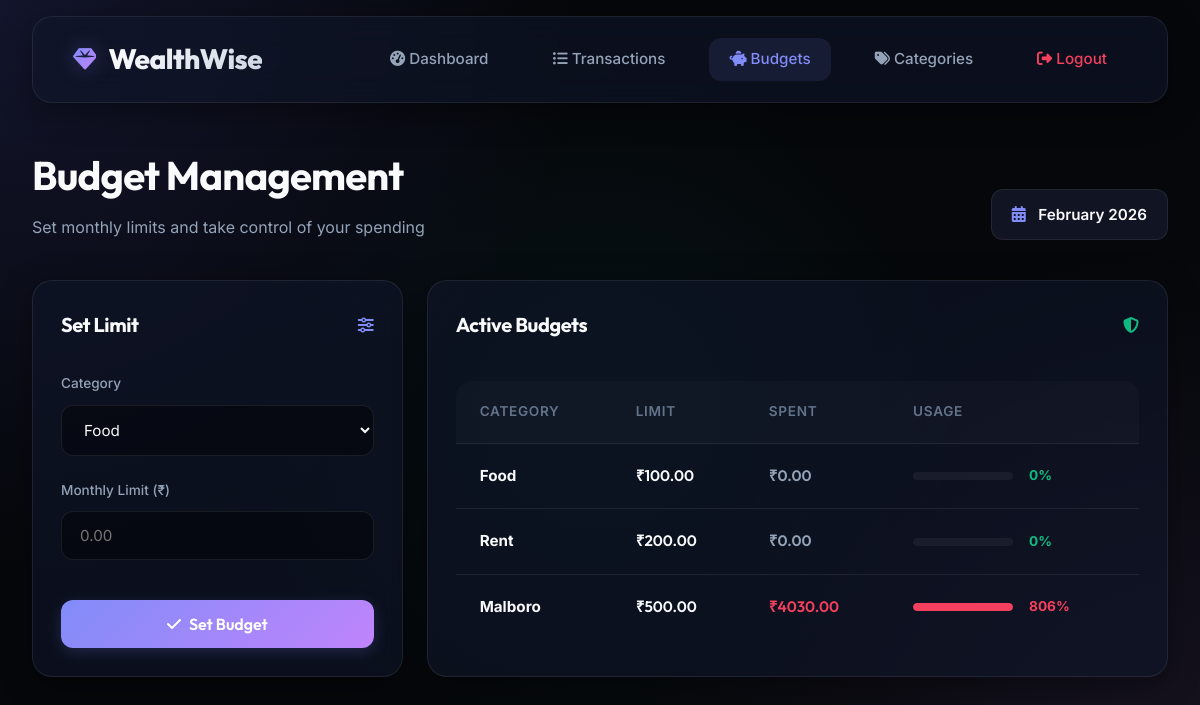
/budgets (signed in), run on the app's committed database.
### models.py (models this page shows)
class Budget(db.Model):
    id = db.Column(db.Integer, primary_key=True)
    category_id = db.Column(db.Integer, db.ForeignKey('category.id'), nullable=False)
    amount = db.Column(db.Float, nullable=False)
    month = db.Column(db.Integer, nullable=False) # 1-12
    year = db.Column(db.Integer, nullable=False)
    user_id = db.Column(db.Integer, db.ForeignKey('user.id'), nullable=False)
    @property
    def current_spending(self):
        start_date = datetime(self.year, self.month, 1)
        if self.month == 12:
            end_date = datetime(self.year + 1, 1, 1)
        else:
            end_date = datetime(self.year, self.month + 1, 1)
        total = db.session.query(db.func.sum(Transaction.amount)).filter(
            Transaction.category_id == self.category_id,
            Transaction.date >= start_date,
            Transaction.date < end_date
        ).scalar() or 0.0
        return total

class Category(db.Model):
    id = db.Column(db.Integer, primary_key=True)
    name = db.Column(db.String(50), nullable=False)
    type = db.Column(db.String(10), nullable=False) # 'income' or 'expense'
    user_id = db.Column(db.Integer, db.ForeignKey('user.id'), nullable=False)
    transactions = db.relationship('Transaction', backref='category', lazy=True)
    budgets = db.relationship('Budget', backref='category', lazy=True)

### app.py (the view, shortened to what this page needs)
@app.route('/budgets', methods=['GET', 'POST'])
@login_required
def budgets():
    now = datetime.now()
    all_budgets = Budget.query.filter_by(user_id=current_user.id, month=now.month, year=now.year).all()
    expense_categories = Category.query.filter_by(user_id=current_user.id, type='expense').all()
    return render_template('budgets.html', budgets=all_budgets, categories=expense_categories, now=now)

### app.py (called while the page is built)
@login_manager.user_loader
def load_user(user_id):
    return User.query.get(int(user_id))

### templates/budgets.html (shortened to what this page needs)
{% extends "base.html" %}
{% block content %}
<div class="animate"
    style="margin-bottom: 2.5rem; display: flex; justify-content: space-between; align-items: flex-end;">
    <div>
        <h1 style="font-size: 2.5rem; margin-bottom: 0.5rem;">Budget Management</h1>
        <p style="color: var(--text-secondary);">Set monthly limits and take control of your spending</p>
    </div>
    <div
        style="background: rgba(129, 140, 248, 0.1); padding: 0.75rem 1.25rem; border-radius: 12px; border: 1px solid var(--border);">
        <i class="fas fa-calendar-alt" style="color: var(--primary); margin-right: 0.5rem;"></i>
        <span style="font-weight: 600; font-size: 0.95rem;">{{ now.strftime('%B %Y') if now else 'Current Month'
            }}</span>
    </div>
</div>
<div class="grid" style="grid-template-columns: 1fr 2fr;">
    <div class="glass animate stagger-1" style="padding: 1.75rem; align-self: start;">
        <div style="display: flex; justify-content: space-between; align-items: center; margin-bottom: 2rem;">
            <h3 style="font-size: 1.25rem;">Set Limit</h3>
            <i class="fas fa-sliders" style="color: var(--primary);"></i>
        </div>
        <form method="POST">
            <div class="form-group">
                <label>Category</label>
                <select name="category_id" required>
                    {% for cat in categories %}
                    <option value="{{ cat.id }}">{{ cat.name }}</option>
                    {% endfor %}
                </select>
            </div>
            <div class="form-group">
                <label>Monthly Limit (₹)</label>
                <input type="number" step="0.01" name="amount" required placeholder="0.00">
            </div>
            <button type="submit" style="width: 100%; margin-top: 1rem;">
                <i class="fas fa-check"></i> Set Budget
            </button>
        </form>
    </div>
    <div class="glass animate stagger-2" style="padding: 1.75rem;">
        <div style="display: flex; justify-content: space-between; align-items: center; margin-bottom: 2.5rem;">
            <h3 style="font-size: 1.25rem;">Active Budgets</h3>
            <i class="fas fa-shield-halved" style="color: var(--success);"></i>
        </div>
        <div class="table-container">
            <table>
                <thead>
                    <tr>
                        <th>Category</th>
                        <th>Limit</th>
                        <th>Spent</th>
                        <th>Usage</th>
                    </tr>
                </thead>
                <tbody>
                    {% for budget in budgets %}
                    {% set spending = budget.current_spending %}
                    {% set percent = (spending / budget.amount * 100) if budget.amount > 0 else 0 %}
                    <tr>
                        <td><strong style="color: var(--text-primary);">{{ budget.category.name }}</strong></td>
                        <td style="font-family: 'Outfit'; font-weight: 600;">₹{{ "%.2f"|format(budget.amount) }}</td>
                        <td
                            style="font-family: 'Outfit'; font-weight: 600; color: {% if percent > 100 %}var(--expense){% else %}var(--text-secondary){% endif %};">
                            ₹{{ "%.2f"|format(spending) }}
                        </td>
                        <td>
                            <div style="display: flex; align-items: center; gap: 1rem;">
                                <div class="progress-bar" style="width: 100px; flex-shrink: 0;">
                                    <div class="progress-fill"
                                        style="width: {{ [percent, 100]|min }}%; background: {% if percent > 100 %}var(--expense){% elif percent > 85 %}var(--warning){% else %}var(--success){% endif %};">
                                    </div>
                                </div>
                                <span
                                    style="font-size: 0.85rem; font-weight: 700; color: {% if percent > 100 %}var(--expense){% elif percent > 85 %}var(--warning){% else %}var(--success){% endif %};">
                                    {{ "%.0f"|format(percent) }}%
                                </span>
                            </div>
                        </td>
                    </tr>
                    {% endfor %}
                </tbody>
            </table>
        </div>
    </div>
</div>
{% endblock %}

### static/css/style.css (style rules this page uses)
:root { color-scheme: dark; --bg-dark: #05070a; --bg-accent: #0f172a; --surface: rgba(15, 23, 42, 0.6); --surface-light: rgba(30, 41, 59, 0.5); --border: rgba(255, 255, 255, 0.08); --border-hover: rgba(255, 255, 255, 0.15); --primary: #818cf8; --primary-glow: rgba(129, 140, 248, 0.3); --secondary: #c084fc; --accent: #22d3ee; --success: #10b981; --expense: #f43f5e; --warning: #f59e0b; --text-primary: #f8fafc; --text-secondary: #94a3b8; --text-dim: #64748b; --shadow-sm: 0 4px 6px -1px rgba(0, 0, 0, 0.1); --shadow-md: 0 10px 15px -3px rgba(0, 0, 0, 0.2); --shadow-lg: 0 20px 25px -5px rgba(0, 0, 0, 0.3); --glass-shadow: 0 8px 32px 0 rgba(0, 0, 0, 0.4); --transition-fast: 0.2s cubic-bezier(0.4, 0, 0.2, 1); --transition-base: 0.3s cubic-bezier(0.4, 0, 0.2, 1); }
* { margin: 0; padding: 0; box-sizing: border-box; scrollbar-width: thin; scrollbar-color: var(--border) transparent; }
body { font-family: 'Inter', sans-serif; background-color: var(--bg-dark); background-image: radial-gradient(circle at 0% 0%, rgba(99, 102, 241, 0.15) 0%, transparent 40%), radial-gradient(circle at 100% 100%, rgba(192, 132, 252, 0.1) 0%, transparent 40%), radial-gradient(circle at 50% 50%, rgba(34, 211, 238, 0.05) 0%, transparent 50%); background-attachment: fixed; color: var(--text-primary); min-height: 100vh; line-height: 1.6; overflow-x: hidden; }
h1, h2, h3, h4, .logo { font-family: 'Outfit', sans-serif; letter-spacing: -0.02em; }
.glass { background: var(--surface); backdrop-filter: blur(16px); -webkit-backdrop-filter: blur(16px); border: 1px solid var(--border); border-radius: 20px; box-shadow: var(--glass-shadow); transition: var(--transition-base); }
.grid { display: grid; grid-template-columns: repeat(auto-fit, minmax(280px, 1fr)); gap: 1.5rem; }
.form-group { margin-bottom: 1.5rem; }
label { display: block; margin-bottom: 0.6rem; font-size: 0.85rem; font-weight: 500; color: var(--text-secondary); }
input, select, textarea { width: 100%; padding: 14px 18px; background: rgba(0, 0, 0, 0.4); border: 1px solid var(--border); border-radius: 12px; color: var(--text-primary); font-family: 'Inter', sans-serif; font-size: 0.95rem; transition: var(--transition-base); }
option { background-color: var(--bg-accent); color: var(--text-primary); }
button, .btn { display: inline-flex; align-items: center; justify-content: center; gap: 0.5rem; padding: 14px 24px; background: linear-gradient(135deg, var(--primary), var(--secondary)); color: white; border: none; border-radius: 12px; font-family: 'Outfit', sans-serif; font-weight: 600; font-size: 1rem; cursor: pointer; transition: var(--transition-base); box-shadow: 0 4px 15px rgba(129, 140, 248, 0.2); }
.table-container { border-radius: 16px; overflow: hidden; }
table { width: 100%; border-collapse: separate; border-spacing: 0; }
th { background: rgba(255, 255, 255, 0.02); padding: 1.25rem 1.5rem; text-align: left; font-weight: 600; font-size: 0.85rem; text-transform: uppercase; letter-spacing: 0.05em; color: var(--text-dim); border-bottom: 1px solid var(--border); }
td { padding: 1.25rem 1.5rem; border-bottom: 1px solid var(--border); font-size: 0.95rem; }
tr:last-child td { border-bottom: none; }
.animate { animation: fadeInUp 0.6s cubic-bezier(0.22, 1, 0.36, 1) forwards; }
.stagger-1 { animation-delay: 0.1s; }
.stagger-2 { animation-delay: 0.2s; }
.progress-bar { height: 8px; background: rgba(255, 255, 255, 0.05); border-radius: 10px; overflow: hidden; }
.progress-fill { height: 100%; border-radius: 10px; transition: width 1s ease-out; }

### data on the page
Budget: category.name "Food", amount "100.00", spending "0.00", percent "0"
Budget: category.name "Rent", amount "200.00", spending "0.00", percent "0"
Budget: category.name "Malboro", amount "500.00", spending "4030.00", {{ [percent, 100]|min }} 100 (drawn), percent "806"

### other printed values
form field category_id "Food"
